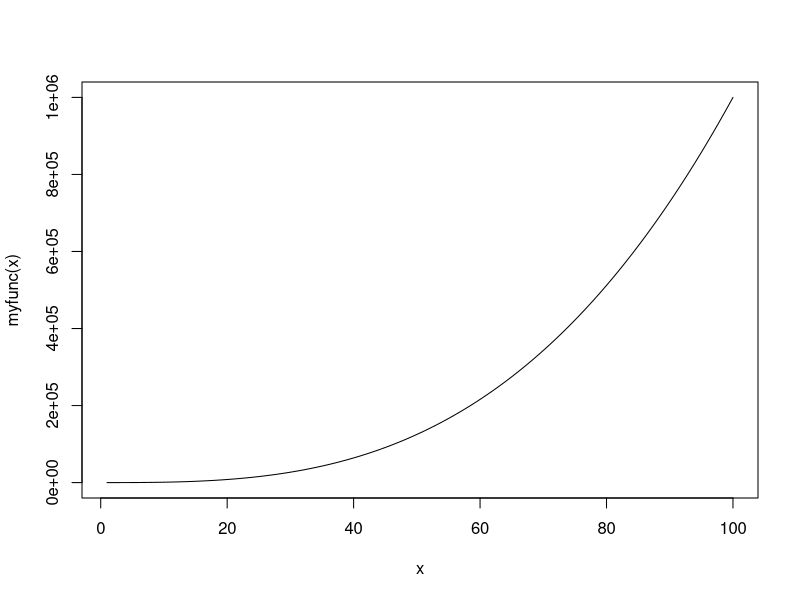

The R source for this figure:
x <- 1:100

myfunc <- function(x){
  
  return(x^3)
  
}

plot(x,myfunc(x),type = 'l')




myfunc2 <- function(x){
  
  return(x^2)
  
}
